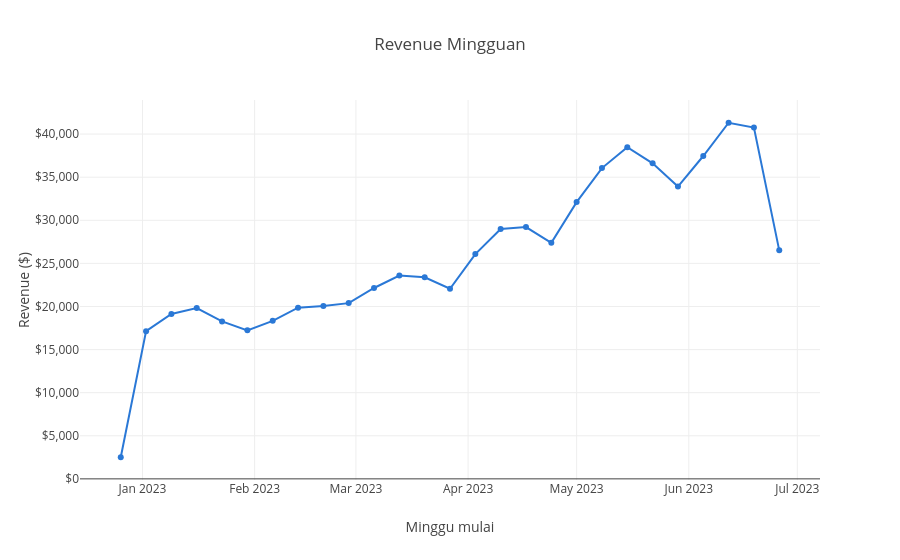

Notebook code for this chart:
### Markdown cell above
## 6. Agregasi mingguan

### Code cell
mingguan = P.per_minggu(df)
fig = px.line(mingguan, x="minggu", y="revenue", markers=True, title="Revenue Mingguan",
              color_discrete_sequence=[BLUE], labels={"minggu": "Minggu mulai", "revenue": "Revenue ($)"})
fig.update_yaxes(tickprefix="$", tickformat=",.0f")
fig.show()

### Figure 1 — Plotly figure (JSON) as saved in the notebook; plotly's stock layout.template omitted (floating-point values rounded to 4 significant figures)
{"data": [{"hovertemplate": "Minggu mulai=%{x}<br>Revenue ($)=%{y}<extra></extra>", "legendgroup": "", "line": {"color": "#2a78d6", "dash": "solid"}, "marker": {"symbol": "circle"}, "mode": "lines+markers", "name": "", "orientation": "v", "showlegend": false, "type": "scatter", "x": ["2022-12-26T00:00:00.000000", "2023-01-02T00:00:00.000000", "2023-01-09T00:00:00.000000", "2023-01-16T00:00:00.000000", "2023-01-23T00:00:00.000000", "2023-01-30T00:00:00.000000", "2023-02-06T00:00:00.000000", "2023-02-13T00:00:00.000000", "2023-02-20T00:00:00.000000", "2023-02-27T00:00:00.000000", "2023-03-06T00:00:00.000000", "2023-03-13T00:00:00.000000", "2023-03-20T00:00:00.000000", "2023-03-27T00:00:00.000000", "2023-04-03T00:00:00.000000", "2023-04-10T00:00:00.000000", "2023-04-17T00:00:00.000000", "2023-04-24T00:00:00.000000", "2023-05-01T00:00:00.000000", "2023-05-08T00:00:00.000000", "2023-05-15T00:00:00.000000", "2023-05-22T00:00:00.000000", "2023-05-29T00:00:00.000000", "2023-06-05T00:00:00.000000", "2023-06-12T00:00:00.000000", "2023-06-19T00:00:00.000000", "2023-06-26T00:00:00.000000"], "xaxis": "x", "y": [2508.0, 17140.0, 19130.0, 19820.0, 18270.0, 17230.0, 18330.0, 19860.0, 20060.0, 20390.0, 22150.0, 23590.0, 23400.0, 22060.0, 26080.0, 28980.0, 29220.0, 27390.0, 32110.0, 36060.0, 38480.0, 36610.0, 33910.0, 37460.0, 41320.0, 40760.0, 26510.0], "yaxis": "y"}], "layout": {"legend": {"tracegroupgap": 0}, "title": {"text": "Revenue Mingguan"}, "xaxis": {"anchor": "y", "domain": [0, 1], "title": {"text": "Minggu mulai"}}, "yaxis": {"anchor": "x", "domain": [0, 1], "tickformat": ",.0f", "tickprefix": "$", "title": {"text": "Revenue ($)"}}}}
